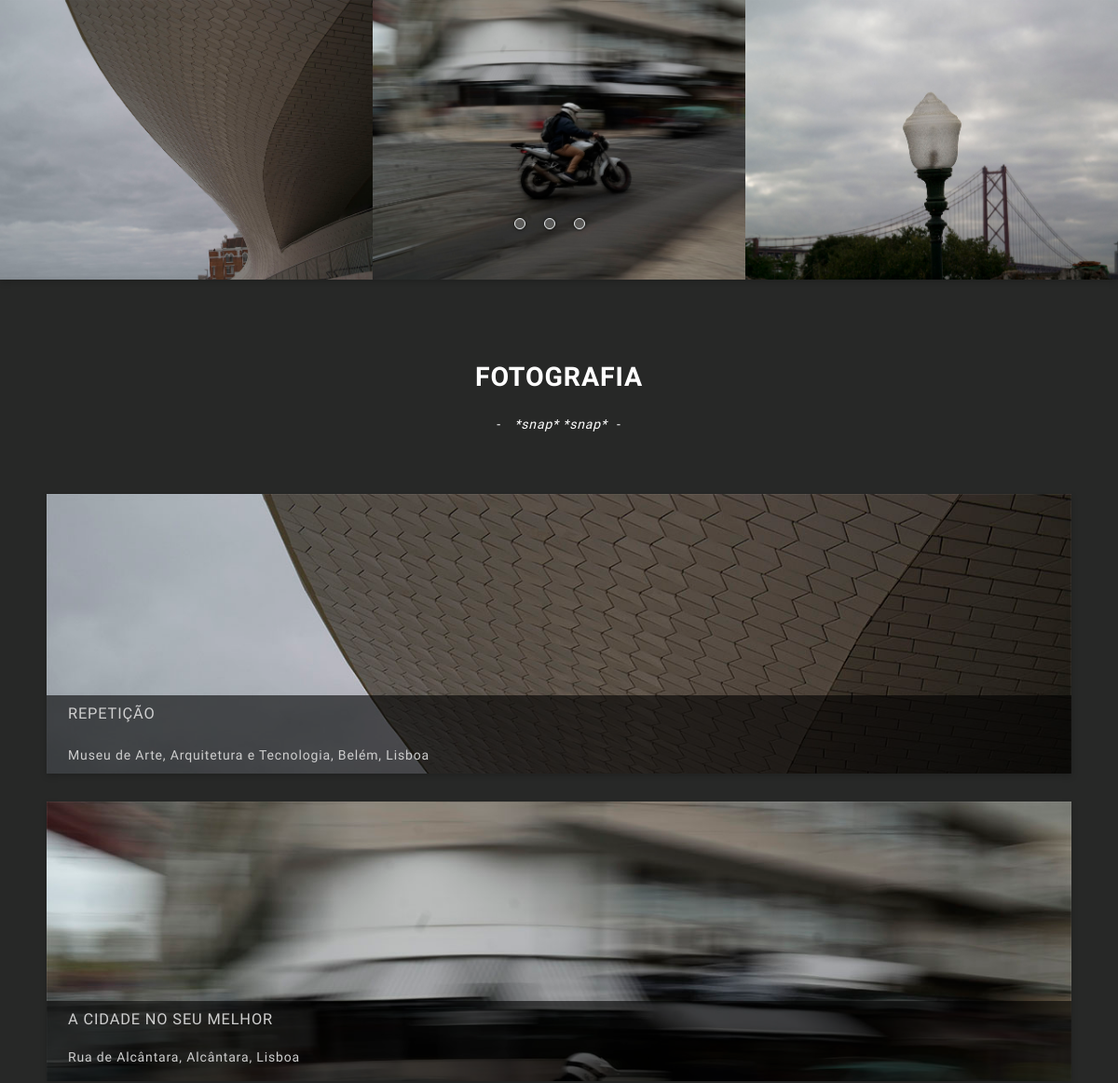
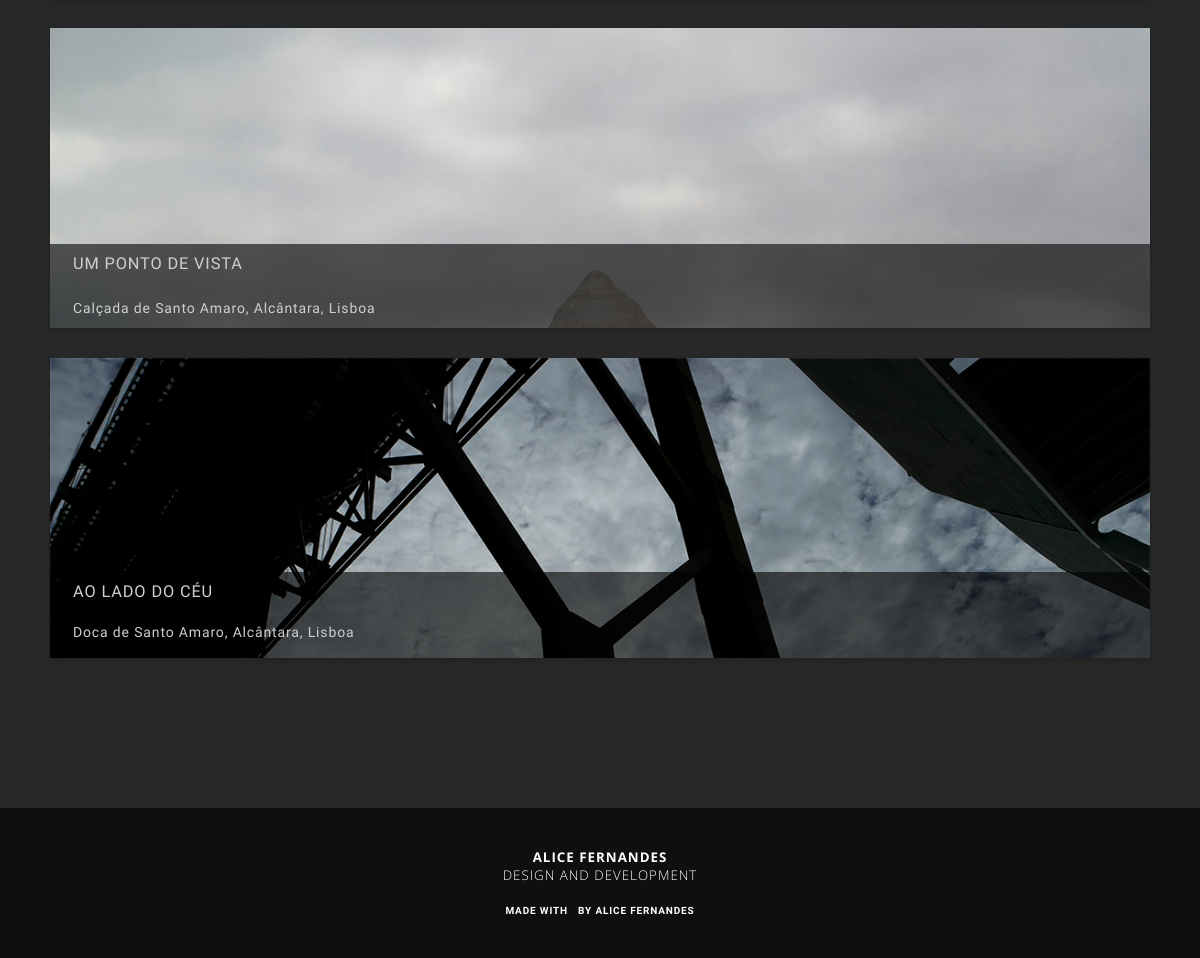
The page /fotografia on the database as committed earlier (2 pictures, top to bottom).
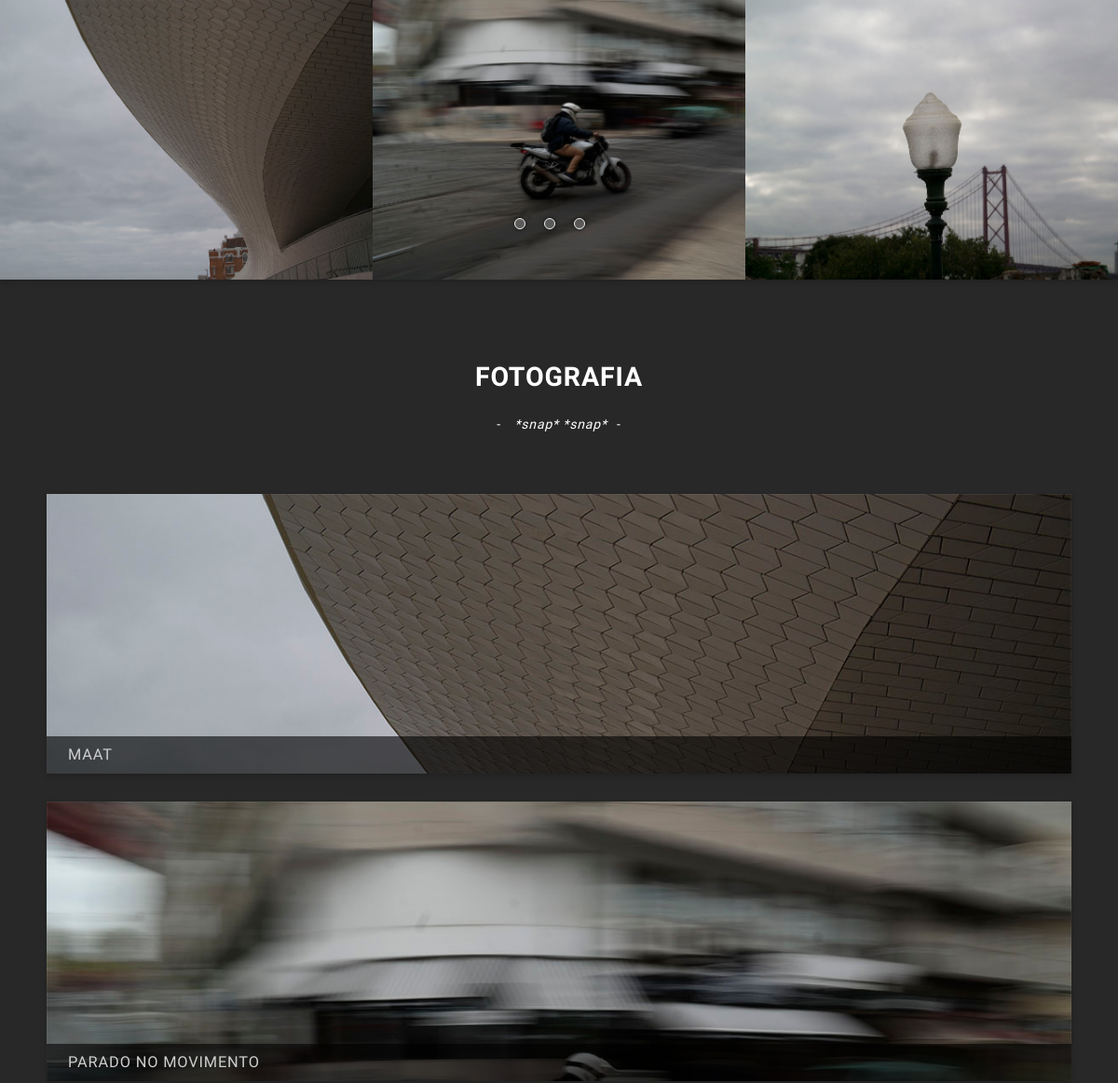
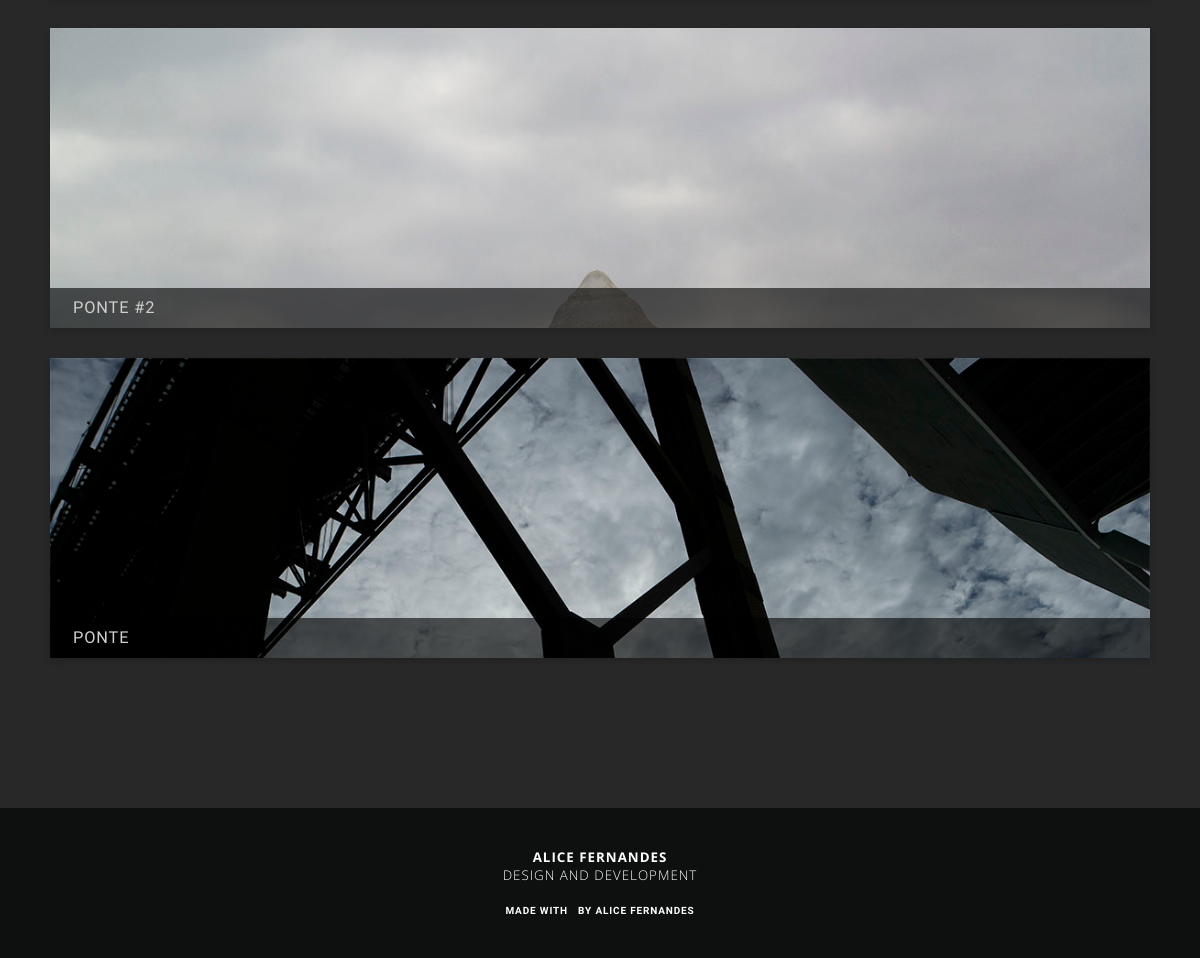
The same page on the database as committed later (2 pictures, top to bottom).
### tables this page shows
CREATE TABLE IF NOT EXISTS `media` (
  `id_media` int(10) NOT NULL AUTO_INCREMENT,
  `projeto_uri` varchar(100) NOT NULL,
  `tipo` varchar(100) NOT NULL,
  `src` varchar(700) NOT NULL,
  `ext` varchar(50) NOT NULL,
  `cover` tinyint(1) DEFAULT NULL,
  `title` varchar(1000) DEFAULT NULL,
  `nome` varchar(100) NOT NULL,
  PRIMARY KEY (`id_media`)
);

### templates/galeria.php (the view, shortened to what this page needs)
<!DOCTYPE html>
<html class="project-categories">
  <head><?php require_once('./includes/_header.php'); $request =  explode("/", $_SERVER['REQUEST_URI']); ?>
<?php
$conn = new mysqli(DB_HOST, DB_USER, DB_PASSWORD, DB_NAME);
 $query = "SELECT * FROM `media` WHERE projeto_uri='".$request[1]."' ORDER BY RAND()";
 $result = $conn->query($query);
 $resultHTML = "";
 while($row = $result->fetch_object()){
   $resultHTML.='<div class="panel panel-small panel-foto "><a rel="galeria" class="panel-link fancybox" href="http://'.$host.'/media/'.$row->src.'@1280.'.$row->ext.'" style="background-image:url(http://'.$host.'/media/'.$row->src.'@1280.'.$row->ext.');" title="'.$row->nome.'">
                 <h3>'.mb_convert_encoding($row->nome,'UTF-8').'</h3>
                 </a></div>';
 }
  $maxImages = 3;
 $slideHTML = '';
 $slideControllerHTML = '';
   $result2 = $conn->query($query);
   for($i = 0; $i!=$maxImages; $i++){
     $slideRow = $result2->fetch_object();
     if($slideRow->cover){
     $src = $slideRow->src;
     $description = $slideRow->nome;
     $slideHTML.="<a href=\"http://".$host . "/" ."media/".$src."@1900.".$slideRow->ext."\" rel=\"galeria\"class=\"slide fancybox\" title=\"$description\" style=\"background-image:url(http://".$host . "/" ."media/".$src."@1900.".$slideRow->ext.")\" data-slide=\"".($i+1)."\"></a>";
     $slideControllerHTML.='<li class="slider-control" data-slide="'.($i+1).'"></li>';
     }
   }
 ?>
  </head>
  <body>
    <div class="site-container"><?php require_once('./includes/_sidebar.php') ?>
      <div class="main-content">
        <div class="ui-component slideshow slideshow-medium panel-shadow">
          <div class="slide-container"><?php echo($slideHTML)?>
          </div>
          <div class="ui-component slide-controller">
            <ul>
              <?php echo($slideControllerHTML)?>
            </ul>
          </div>
        </div>
        <div class="panel-container">
          <div class="panel panel-noshadow panel-fullwidth align-center panel-title panel-nobackground">
            <h3><?PHP switch($request[1]){
              default:
                echo('Fotografia');
            } ?></h3>
            <p> <i>*snap* *snap*</i></p>
          </div>
          <?php
          echo($resultHTML);
           ?>
        </div><?php require_once('./includes/_footer.php') ?>
      </div>
    </div>
  </body>
</html>

### index.php (shortened to what this page needs)
<?php
$request = $_SERVER['REQUEST_URI'];
$urlStrings = explode("/", $request);
switch ($urlStrings[1]) {
		case 'animacao':
		case 'fotografia':
			include('templates/galeria.php');
			break;
}
?>

### includes/_header.php (shortened to what this page needs)
<?php
	$host = $_SERVER['HTTP_HOST'];
?>
<link rel="stylesheet" media="all" href="https://cdn.rawgit.com/alicescfernandes/entypo-webfont/0fef4a46/style.css"/>
<link rel="stylesheet" href="http://<?php echo($host) ?>/fancybox/jquery.fancybox.css"/>
<link rel="stylesheet" href="http://<?php echo($host) ?>/css/ui.css?v2.16"/>
<link rel="stylesheet" href="http://<?php echo($host) ?>/webfont/entypo social/style.css"/>
<link href="http://<?php echo($host) ?>/js/videojs/video-js.css" rel="stylesheet">

### includes/_sidebar.php (shortened to what this page needs)
<label class="menu-label" for="menu-show"><i class="icon-menu"></i></label>

### includes/_footer.php
<footer><span class="letring letring-small">
    <p>Alice Fernandes</p>
    <p>Design and development</p></span><span class="final-countdown">
    <p>made with<i class="icon-heart"></i>by alice fernandes</p></span></footer>

### css/ui.css (style rules this page uses)
* { font-family:"Source Sans Pro";margin:0;padding:0 }
a { text-decoration:none;color:inherit }
body { margin:0;padding:0;width:calc(100vw + 230px);overflow:hidden;background-color:#272827;text-align:justify }
h1,h2,h3,h4,p { margin:0;padding:0 }
li,ul { list-style-type:none;padding:0 }
.menu-label { position:fixed;top:0;left:0;display:block;z-index:98 }
.site-container { position:relative;left:-230px;transition:left 0.5s }
.main-content { display:inline-block;width:100vw;position:relative;height:100vh;overflow-y:auto;overflow-x:hidden }
.letring { margin:20px auto auto;text-transform:uppercase;text-align:center;color:white;font-size:10pt;position:relative;top:0;width:220px;letter-spacing:1px;-webkit-user-select:none;-moz-user-select:none;-ms-user-select:none;user-select:none;display:block }
.letring p:first-child { font-weight:bold;font-family:"Open Sans";text-rendering:optimizeLegibility }
.letring p:last-child { font-weight:100;font-family:"Open Sans";text-rendering:optimizeLegibility }
.slideshow { position:relative }
.slideshow-medium { height:300px;width:100vw;overflow:hidden }
.slideshow-medium .slide { background-size:cover;background-position:center }
.slide-container { height:inherit;position:relative;left:0;transition:left 0.5s }
.slide { width:33.33%;height:100%;display:block;float:left;background-position:center;background-size:cover;background-position:center }
.slide-controller { position:absolute;bottom:50px;display:block;color:white;width:100%;text-align:center }
.slide-controller li { width:10px;height:10px;display:inline-block;background-color:rgba(255, 255, 255, 0.2);margin-right:20px;border:1px solid #ecf0f1;border-radius:100%;cursor:pointer;transition:background-color 0.5s;box-shadow:0px 0px 4px 0px rgba(0, 0, 0, 0.7) }
.panel-shadow { box-shadow:0px 3px 7px rgba(0, 0, 0, 0.18) }
.panel-foto { position:relative;height:300px!important }
.panel-foto a { background-size:cover }
.panel-foto h3 { position:absolute;bottom:0;text-transform:uppercase;font-weight:300;width:100%;left:0;line-height:41px;padding:10px;box-sizing:border-box;background-color:rgba(0, 0, 0, 0.5);line-height:25px;font-weight:900;line-height:25px;padding:10px 23px }
.panel-foto .panel-link { display:block;background-color:transparent;width:100%;height:100%;z-index:97 }
.panel-container { width:80%;display:block;margin-left:10%;margin:auto auto 70px }
.panel { min-height:100px;box-sizing:border-box;padding:30px;box-shadow:0px 3px 7px rgba(0, 0, 0, 0.18);margin-bottom:30px;background-color:#2c2e2c;color:#cfcfcf;font-weight:300;letter-spacing:0.85px;font-size:14px }
.panel p { padding-bottom:20px }
.panel-noshadow { box-shadow:none!important }
.align-center { text-align:center;margin:auto }
h3,h4,h5 { font-weight:800;text-transform:uppercase;font-family:"Source Sans Pro";letter-spacing:0.85px;font-size:28.55px }
.panel-title { padding-top:0;padding-bottom:0;margin-top:30px;color:white;margin-bottom:30px;line-height:50px }
.panel-title h6,.panel-title p { font-size:14px;font-weight:lighter }
.panel-title h6:after,.panel-title h6:before,.panel-title p:after,.panel-title p:before { display:inline-block;content:"-";margin:0 10px }
.panel-nobackground { background-color:transparent }
.panel-small { position:relative;width:45%;margin-right:10%;float:left;min-height:250px;padding:0;background-color:#2c2e2c }
.panel-small h3 { text-transform:uppercase;font-weight:300;font-size:1.17em;position:absolute;bottom:0;background-color:rgba(0, 0, 0, 0.6);width:100%;line-height:40px;left:0;box-sizing:border-box;padding:0px 23px }
.panel-small:nth-child(odd) { margin-right:0 }
.panel-small .panel-link { display:block }
.panel-foto h3 { bottom:0 }
footer { width:100%;background-color:#0e0f0f;text-align:center;height:150px;box-sizing:border-box;padding:20px;font-size:10px;text-transform:uppercase;font-weight:900;letter-spacing:0.85px;color:white;display:inline-block }
footer .letring { margin-bottom:20px }
@media screen and (max-width:1250px) { .main-content,.site-container,body { width:100%;left:0px } }
@media screen and (max-width:1250px) { .panel-container { display:inline-block;width:100%;box-sizing:border-box;padding:50px } }
@media screen and (max-width:1250px) { .col30,.col70,.panel-small,input { width:100% } }
.panel-foto h3 sub,.panel-foto h3 sup { font-size:14px;text-transform:initial;font-weight:300 }

Rows that differ between the two databases and show on the page:
changed media: nome "REPETIÇÃO Museu de Arte, Arquitetura e Tecnologia, Belém, Lisboa" → "MAAT"
changed media: nome "A CIDADE NO SEU MELHOR Rua de Alcântara, Alcântara, Lisboa" → "PARADO NO MOVIMENTO"
changed media: nome "UM PONTO DE VISTA Calçada de Santo Amaro, Alcântara, Lisboa" → "PONTE #2"
changed media: nome "AO LADO DO CÉU Doca de Santo Amaro, Alcântara, Lisboa" → "PONTE"
